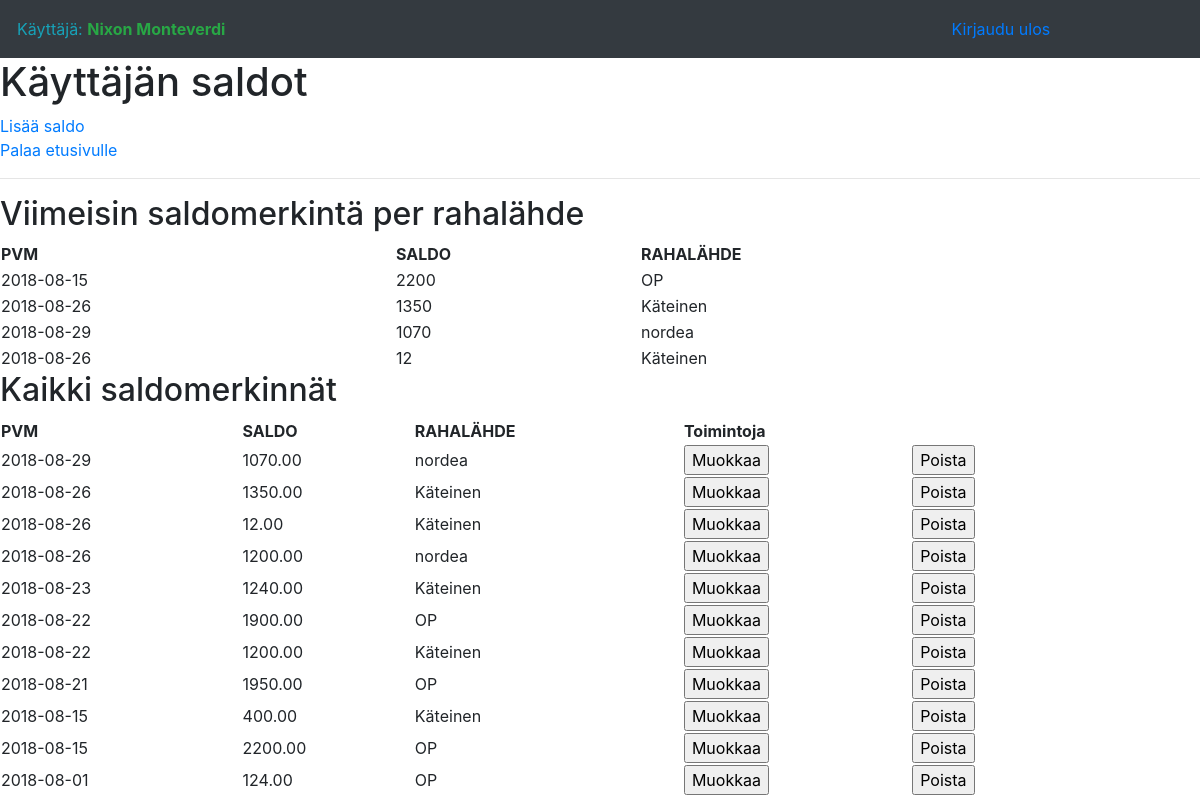
/saldo (signed in), run on the app's committed database.
### application/auth/models.py (models this page shows, shortened)
class User(db.Model):
    __tablename__ = "account"
    id = db.Column(db.Integer, primary_key=True)
    date_created = db.Column(db.DateTime, default=db.func.current_timestamp())
    date_modified = db.Column(db.DateTime, default=db.func.current_timestamp(),
                              onupdate=db.func.current_timestamp())
    name = db.Column(db.String(144), nullable=False)
    username = db.Column(db.String(144), nullable=False)
    password = db.Column(db.String(144), nullable=False)
    active = db.Column(db.Boolean)
    admin = db.Column(db.Boolean)

### application/saldo/models.py (models this page shows, shortened)
class Saldo(db.Model):
    __tablename__ = "saldo"
    sa_id_pk = db.Column(db.Integer, primary_key=True)
    sa_created = db.Column(db.DateTime, default=db.func.current_timestamp())
    sa_modified = db.Column(db.DateTime, default=db.func.current_timestamp(),
                              onupdate=db.func.current_timestamp())
    sa_date = db.Column(db.Date, nullable=False)
    sa_amount = db.Column(db.Numeric(10,2), nullable=False)
    ms_id_fk = db.Column(db.Integer,db.ForeignKey('money_source.ms_id_pk'))
    acc_id_fk = db.Column(db.Integer, db.ForeignKey('account.id'),
                           nullable=False)

### application/moneysource/models.py (models this page shows, shortened)
class Moneysource(db.Model):
    __tablename__ = "money_source"
    ms_id_pk = db.Column(db.Integer, primary_key=True)
    ms_name = db.Column(db.String(255), nullable=False)
    ms_extrainfo = db.Column(db.String(255), nullable=True)
    acc_id_fk = db.Column(db.Integer, db.ForeignKey('account.id'),
                           nullable=False)

### application/saldo/views.py (the view)
@app.route("/saldo", methods=["GET","POST"])
@login_required
def saldo():
    sql = "select max(sa_date) as sa_date,sa_amount,ms_name from "
    sql += "( select max(sa_id_pk) as sa_id_pk,ms_id_fk from saldo group by ms_id_fk ) r "
    sql += "inner join saldo s on s.sa_id_pk = r.sa_id_pk "
    sql += "inner join money_source ms on s.ms_id_fk = ms.ms_id_pk "
    sql += "where s.acc_id_fk = " + str(current_user.id) + " "
    sql += "group by sa_amount,ms_name order by sa_amount desc"
    print("******** SQL: " + sql + " **********")
    saldo_latest = db.engine.execute(text(sql))
    saldo_all = db.session.query(Saldo.sa_id_pk,Saldo.sa_date,Saldo.sa_amount,Moneysource.ms_name).join(Moneysource).filter(Saldo.acc_id_fk==current_user.id).filter(Saldo.ms_id_fk==Moneysource.ms_id_pk).order_by(Saldo.sa_date.desc())
    return render_template("saldo/saldo.html", saldos_latest = saldo_latest, saldos_all = saldo_all)

### application/__init__.py (called while the page is built)
@login_manager.user_loader
def load_user(user_id):
    return User.query.get(user_id)

### application/templates/saldo/saldo.html (shortened to what this page needs)
{% extends "layout.html" %} {% block body %}
<h1>Käyttäjän saldot</h1>
<a href="{{ url_for('add_saldo') }}">Lisää saldo</a>
<br />
<a href="{{ url_for('booking_index') }}">Palaa etusivulle</a>
<hr />
<h2>Viimeisin saldomerkintä per rahalähde</h2>
<table border="0" width="90%">
    <tr>
        <th>PVM</th>
        <th>SALDO</th>
        <th>RAHALÄHDE</th>
    </tr>
    {% for saldo in saldos_latest %}
    <tr>
        <td>{{ saldo.sa_date }}</td>
        <td>{{ saldo.sa_amount }}</td>
        <td>{{ saldo.ms_name }}</td>
    </tr>
    {% endfor %}
</table>
<h2>Kaikki saldomerkinnät</h2>
<table border="0" width="90%">
    <tr>
        <th>PVM</th>
        <th>SALDO</th>
        <th>RAHALÄHDE</th>
        <th colspan="2" align="center">
            Toimintoja
            <br />
        </th>
    </tr>
    {% for saldo in saldos_all %}
    <tr>
        <td>{{ saldo.sa_date }}</td>
        <td>{{ saldo.sa_amount }}</td>
        <td>{{ saldo.ms_name }}</td>
        <td>
            <form method="POST" action="{{ url_for('modify_saldo', sa_id=saldo.sa_id_pk) }}">
                <input type="submit" value="Muokkaa" />
            </form>
        </td>
        <td>
            <form method="POST" OnClick="return confirm('Oletko varma että haluat poistaa saldon?')" action="{{ url_for('remove_saldo', sa_id=saldo.sa_id_pk) }}">
                <input type="submit" value="Poista" />
            </form>
        </td>
    </tr>
    {% endfor %}
</table>
{% endblock %}

### application/templates/layout.html (shortened to what this page needs)
<!DOCTYPE html>
<html lang="fi">
<head>
  <link rel="stylesheet" media="screen" href="{{ url_for('static', filename='bootstrap/css/bootstrap.min.css') }}">
</head>
<body>
  <nav class="navbar navbar-expand-lg navbar-dark bg-dark static-top">
    {% if current_user.is_authenticated %}
    <table width=90% border="0">
      <tr>
        <td align="left" width="50%">
          <span class="text-info">Käyttäjä:</span>
          <b class="text-success">{{ current_user.name }}</b>
        </td>
        <td align="right">
          <a class="nav-link" href="{{ url_for('auth_logout') }}">Kirjaudu ulos
          </a>
        </td>
      </tr>
    </table>
  </nav>
  {% endif %} {% block body %}{% endblock %}
</body>
</html>

### data on the page
User: name "Nixon Monteverdi"
Saldo: sa_date "2018-08-29", sa_amount "1070.00", ms_name "nordea"
Saldo: sa_date "2018-08-26", sa_amount "1350.00", ms_name "Käteinen"
Saldo: sa_date "2018-08-26", sa_amount "12.00", ms_name "Käteinen"
Saldo: sa_date "2018-08-26", sa_amount "1200.00", ms_name "nordea"
Saldo: sa_date "2018-08-23", sa_amount "1240.00", ms_name "Käteinen"
Saldo: sa_date "2018-08-22", sa_amount "1900.00", ms_name "OP"
Saldo: sa_date "2018-08-22", sa_amount "1200.00", ms_name "Käteinen"
Saldo: sa_date "2018-08-21", sa_amount "1950.00", ms_name "OP"
Saldo: sa_date "2018-08-15", sa_amount "400.00", ms_name "Käteinen"
Saldo: sa_date "2018-08-15", sa_amount "2200.00", ms_name "OP"
Saldo: sa_date "2018-08-01", sa_amount "124.00", ms_name "OP"

### other printed values
{{ saldo.sa_date }} "2018-08-15" "2018-08-26" "2018-08-29" "2018-08-26"
{{ saldo.sa_amount }} "2200" "1350" "1070" "12"
{{ saldo.ms_name }} "OP" "Käteinen" "nordea" "Käteinen"
